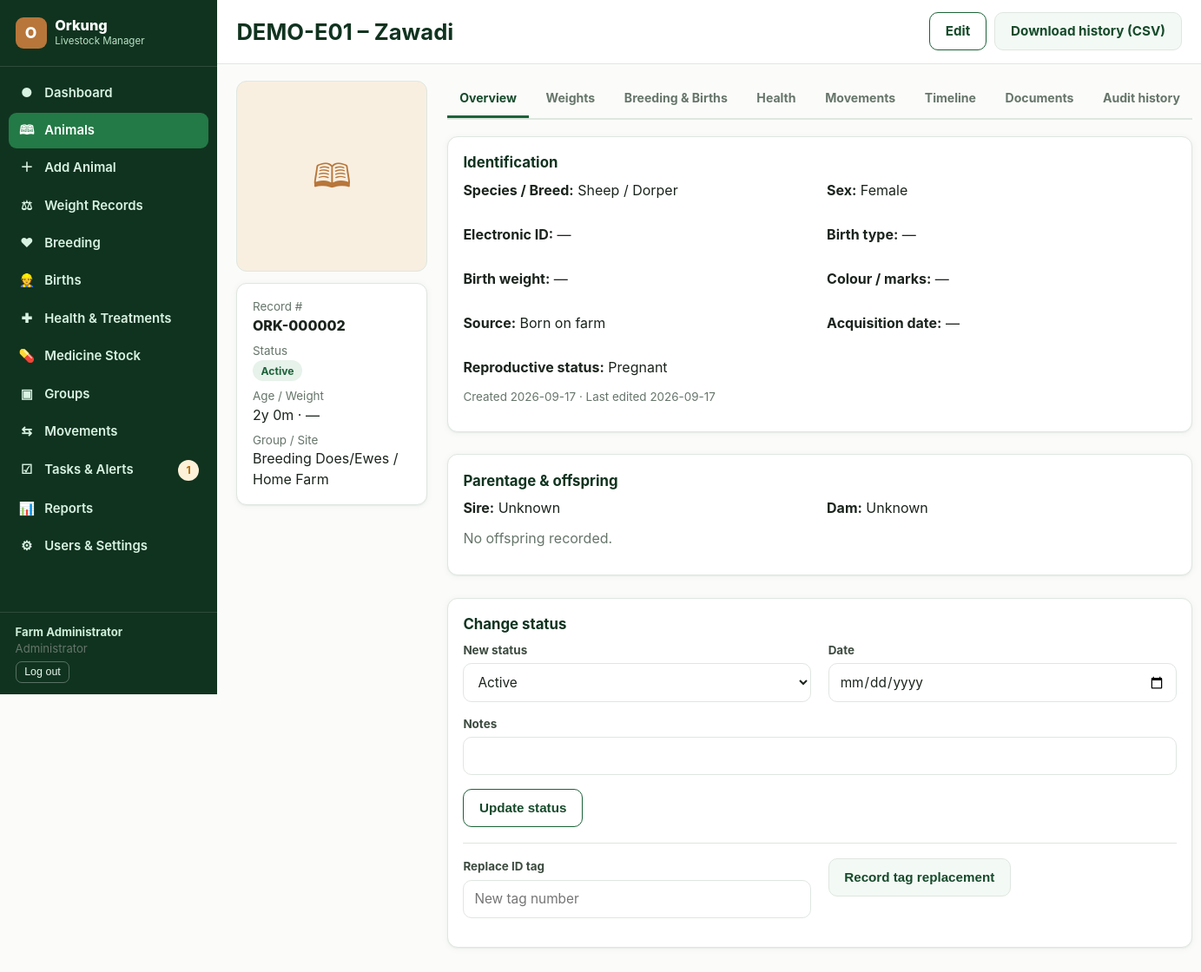
/animals/2 (signed in), run on the app's committed database.
### tables this page shows
CREATE TABLE users (
    id INTEGER PRIMARY KEY AUTOINCREMENT,
    username TEXT NOT NULL UNIQUE,
    password_hash TEXT NOT NULL,
    full_name TEXT NOT NULL,
    email TEXT,
    role TEXT NOT NULL CHECK(role IN ('admin','manager','worker','viewer','vet')),
    active INTEGER NOT NULL DEFAULT 1,
    created_at TEXT NOT NULL DEFAULT (datetime('now')),
    last_login TEXT
);

CREATE TABLE animals (
    id INTEGER PRIMARY KEY AUTOINCREMENT,
    record_no TEXT NOT NULL UNIQUE,          -- internal record number e.g. ORK-000123
    tag_id TEXT NOT NULL,                    -- ear tag / ID
    eid TEXT,                                -- electronic ID
    name TEXT,
    species_id INTEGER NOT NULL REFERENCES species(id),
    breed_id INTEGER REFERENCES breeds(id),
    sex TEXT NOT NULL CHECK(sex IN ('female','male')),
    dob TEXT,
    dob_estimated INTEGER NOT NULL DEFAULT 0,
    birth_type TEXT,                         -- single/twin/triplet/other
    birth_weight REAL,
    color_markings TEXT,
    sire_id INTEGER REFERENCES animals(id),
    dam_id INTEGER REFERENCES animals(id),
    current_group_id INTEGER REFERENCES groups_(id),
    current_site_id INTEGER REFERENCES sites(id),
    source TEXT NOT NULL DEFAULT 'born_on_farm' CHECK(source IN ('born_on_farm','purchased','transferred_in')),
    acquisition_date TEXT,
    supplier TEXT,
    reproductive_status TEXT NOT NULL DEFAULT 'not_breeding',
    status TEXT NOT NULL DEFAULT 'active' CHECK(status IN ('active','sold','transferred','slaughtered','missing','deceased')),
    status_date TEXT,
    status_notes TEXT,
    photo_path TEXT,
    notes TEXT,
    is_demo INTEGER NOT NULL DEFAULT 0,
    created_by INTEGER REFERENCES users(id),
    created_at TEXT NOT NULL DEFAULT (datetime('now')),
    updated_by INTEGER REFERENCES users(id),
    updated_at TEXT NOT NULL DEFAULT (datetime('now'))
);

CREATE TABLE groups_ (
    id INTEGER PRIMARY KEY AUTOINCREMENT,
    name TEXT NOT NULL,
    site_id INTEGER REFERENCES sites(id),
    description TEXT,
    active INTEGER NOT NULL DEFAULT 1,
    UNIQUE(name, site_id)
);

CREATE TABLE sites (
    id INTEGER PRIMARY KEY AUTOINCREMENT,
    name TEXT NOT NULL UNIQUE,
    description TEXT,
    active INTEGER NOT NULL DEFAULT 1
);

CREATE TABLE species (
    id INTEGER PRIMARY KEY AUTOINCREMENT,
    name TEXT NOT NULL UNIQUE,
    enabled INTEGER NOT NULL DEFAULT 1
);

CREATE TABLE breeds (
    id INTEGER PRIMARY KEY AUTOINCREMENT,
    species_id INTEGER NOT NULL REFERENCES species(id),
    name TEXT NOT NULL,
    UNIQUE(species_id, name)
);

### blueprints/animals.py (the view, shortened to what this page needs)
@bp.route("/<int:animal_id>")
@auth.login_required
def profile(animal_id):
    a = db.query(
        "SELECT a.*, sp.name AS species_name, b.name AS breed_name, gr.name AS group_name, s.name AS site_name "
        "FROM animals a LEFT JOIN species sp ON sp.id=a.species_id LEFT JOIN breeds b ON b.id=a.breed_id "
        "LEFT JOIN groups_ gr ON gr.id=a.current_group_id LEFT JOIN sites s ON s.id=a.current_site_id "
        "WHERE a.id=?", (animal_id,), one=True)
    if not a:
        abort(404)
    sire = db.query("SELECT * FROM animals WHERE id=?", (a["sire_id"],), one=True) if a["sire_id"] else None
    dam = db.query("SELECT * FROM animals WHERE id=?", (a["dam_id"],), one=True) if a["dam_id"] else None
    offspring = db.query("SELECT * FROM animals WHERE sire_id=? OR dam_id=? ORDER BY dob", (animal_id, animal_id))
    weights = db.query(
        "SELECT w.*, u.full_name AS recorder_name FROM weight_records w LEFT JOIN users u ON u.id=w.created_by "
        "WHERE w.animal_id=? ORDER BY w.measured_on", (animal_id,))
    weight_with_change = []
    prev = None
    weight_chart = helpers.line_chart_svg([(w["measured_on"][5:], w["weight_kg"]) for w in weights], color="#1c6238")
    breeding = db.query("SELECT * FROM breeding_records WHERE dam_id=? ORDER BY service_date DESC", (animal_id,))
    births = db.query("SELECT * FROM birth_records WHERE dam_id=? ORDER BY birth_date DESC", (animal_id,))
    health_obs = db.query("SELECT * FROM health_observations WHERE animal_id=? ORDER BY observation_date DESC", (animal_id,))
    treatments = db.query("SELECT t.*, m.name AS medicine_catalog_name FROM treatments t LEFT JOIN medicines m ON m.id=t.medicine_id "
                          "WHERE t.animal_id=? ORDER BY t.start_date DESC", (animal_id,))
    events = db.query("SELECT * FROM animal_events WHERE animal_id=? ORDER BY event_date DESC, id DESC", (animal_id,))
    group_history = db.query(
        "SELECT gm.*, g.name AS group_name FROM group_memberships gm LEFT JOIN groups_ g ON g.id=gm.group_id "
        "WHERE gm.animal_id=? ORDER BY gm.start_date DESC", (animal_id,))
    attachments = db.query("SELECT * FROM attachments WHERE entity_type='animal' AND entity_id=? ORDER BY uploaded_at DESC", (animal_id,))
    comments = db.query("SELECT c.*, u.full_name FROM comments c LEFT JOIN users u ON u.id=c.created_by WHERE c.animal_id=? ORDER BY c.created_at DESC", (animal_id,))
    audit_rows = db.query("SELECT * FROM audit_log WHERE entity_type='animal' AND entity_id=? ORDER BY ts DESC LIMIT 50", (animal_id,))
    timeline = []
    for w in weights:
        timeline.append(dict(date=w["measured_on"], title=f"Weight recorded: {w['weight_kg']} kg", kind="weight"))
    for e in events:
        timeline.append(dict(date=e["event_date"], title=e["event_type"].replace("_", " ").title(), kind="event"))
    for t in treatments:
        timeline.append(dict(date=t["start_date"], title=f"Treatment: {t['treatment_type'] or t['medicine_name'] or 'recorded'}", kind="health"))
    for h in health_obs:
        timeline.append(dict(date=h["observation_date"], title=f"Health observation: {h['symptoms'] or ''}"[:80], kind="health"))
    for b in births:
        timeline.append(dict(date=b["birth_date"], title=f"Gave birth ({b['born_alive']} alive)", kind="birth"))
    if a["dob"]:
        timeline.append(dict(date=a["dob"], title="Born" if a["source"] == "born_on_farm" else "Date of birth", kind="birth"))
    if a["acquisition_date"]:
        timeline.append(dict(date=a["acquisition_date"], title=f"{a['source'].replace('_',' ').title()}", kind="event"))
    timeline.sort(key=lambda x: x["date"] or "", reverse=True)
    tab = request.args.get("tab", "overview")
    return render_template("animal_profile.html", a=a, sire=sire, dam=dam, offspring=offspring,
                           weights=weight_with_change, weight_chart=weight_chart,
                           breeding=breeding, births=births, health_obs=health_obs, treatments=treatments,
                           events=events, group_history=group_history, attachments=attachments,
                           comments=comments, audit_rows=audit_rows, timeline=timeline, tab=tab,
                           today_str=db.today_str())

### templates/animal_profile.html (shortened to what this page needs)
{% extends "base.html" %}
{% block heading %}{{ a.tag_id }}{% if a.name %} &ndash; {{ a.name }}{% endif %}{% endblock %}
{% block topbar_actions %}
{% if current_user.role in ('admin','manager','worker') %}
<a class="btn secondary" href="{{ url_for('animals.edit', animal_id=a.id) }}">Edit</a>
{% endif %}
<a class="btn subtle" href="{{ url_for('animals.export_history_csv', animal_id=a.id) }}">Download history (CSV)</a>
{% endblock %}
{% block content %}
<div class="grid" style="grid-template-columns: 220px 1fr; gap:1.4rem;">
  <div>
    {% if a.photo_path %}
      <img class="avatar-photo" src="{{ url_for('uploaded_file', filename=a.photo_path) }}" alt="Photo of {{ a.tag_id }}">
    {% else %}
      <div class="avatar-photo placeholder">&#128366;</div>
    {% endif %}
    <div class="card" style="margin-top:.8rem;">
      <div class="small muted">Record #</div><div style="font-weight:800;">{{ a.record_no }}</div>
      <div class="small muted" style="margin-top:.5rem;">Status</div>
      <div>
        {% if a.status == 'active' %}<span class="pill green">Active</span>
        {% elif a.status == 'missing' %}<span class="pill red">Missing</span>
        {% else %}<span class="pill gray">{{ a.status|capitalize }}</span>{% endif %}
      </div>
      <div class="small muted" style="margin-top:.5rem;">Age / Weight</div>
      <div>{{ a.dob|age(a.dob_estimated) }} &middot; {{ weights[-1].row.weight_kg if weights else '—' }}{% if weights %} kg{% endif %}</div>
      <div class="small muted" style="margin-top:.5rem;">Group / Site</div>
      <div>{{ a.group_name or '—' }} / {{ a.site_name or '—' }}</div>
    </div>
  </div>
  <div>
    <div class="tabs">
      <a href="?tab=overview" class="{{ 'active' if tab=='overview' }}">Overview</a>
      <a href="?tab=weights" class="{{ 'active' if tab=='weights' }}">Weights</a>
      <a href="?tab=breeding" class="{{ 'active' if tab=='breeding' }}">Breeding &amp; Births</a>
      <a href="?tab=health" class="{{ 'active' if tab=='health' }}">Health</a>
      <a href="?tab=movements" class="{{ 'active' if tab=='movements' }}">Movements</a>
      <a href="?tab=timeline" class="{{ 'active' if tab=='timeline' }}">Timeline</a>
      <a href="?tab=documents" class="{{ 'active' if tab=='documents' }}">Documents</a>
      {% if current_user.role in ('admin','viewer') %}<a href="?tab=audit" class="{{ 'active' if tab=='audit' }}">Audit history</a>{% endif %}
    </div>
    {% if tab == 'overview' %}
      <div class="card section">
        <h3>Identification</h3>
        <div class="grid cols-2">
          <p><strong>Species / Breed:</strong> {{ a.species_name }} / {{ a.breed_name or '—' }}</p>
          <p><strong>Sex:</strong> {{ a.sex|capitalize }}</p>
          <p><strong>Electronic ID:</strong> {{ a.eid or '—' }}</p>
          <p><strong>Birth type:</strong> {{ a.birth_type or '—' }}</p>
          <p><strong>Birth weight:</strong> {{ a.birth_weight or '—' }}{% if a.birth_weight %} kg{% endif %}</p>
          <p><strong>Colour / marks:</strong> {{ a.color_markings or '—' }}</p>
          <p><strong>Source:</strong> {{ a.source.replace('_',' ')|capitalize }} {% if a.supplier %}({{ a.supplier }}){% endif %}</p>
          <p><strong>Acquisition date:</strong> {{ a.acquisition_date|fmtdate }}</p>
          <p><strong>Reproductive status:</strong> {{ a.reproductive_status.replace('_',' ')|capitalize }}</p>
        </div>
        <p class="small muted">Created {{ a.created_at|fmtdate }} &middot; Last edited {{ a.updated_at|fmtdate }}</p>
      </div>
      <div class="card section">
        <h3>Parentage &amp; offspring</h3>
        <div class="grid cols-2">
          <p><strong>Sire:</strong> {% if sire %}<a href="{{ url_for('animals.profile', animal_id=sire.id) }}">{{ sire.tag_id }}</a>{% else %}Unknown{% endif %}</p>
          <p><strong>Dam:</strong> {% if dam %}<a href="{{ url_for('animals.profile', animal_id=dam.id) }}">{{ dam.tag_id }}</a>{% else %}Unknown{% endif %}</p>
        </div>
        {% if offspring %}
        <div class="table-wrap"><table class="data"><thead><tr><th>Tag</th><th>Name</th><th>DOB</th><th>Sex</th></tr></thead><tbody>
          {% for o in offspring %}<tr><td data-label="Tag"><a href="{{ url_for('animals.profile', animal_id=o.id) }}">{{ o.tag_id }}</a></td><td data-label="Name">{{ o.name or '—' }}</td><td data-label="DOB">{{ o.dob|fmtdate }}</td><td data-label="Sex">{{ o.sex|capitalize }}</td></tr>{% endfor %}
        </tbody></table></div>
        {% else %}<p class="muted">No offspring recorded.</p>{% endif %}
      </div>
      {% if current_user.role in ('admin','manager') %}
      <div class="card section">
        <h3>Change status</h3>
        <form method="post" action="{{ url_for('animals.change_status', animal_id=a.id) }}" class="form-grid">
          <div class="field">
            <label>New status</label>
            <select name="status">
              {% for v,l in [('active','Active'),('sold','Sold'),('transferred','Transferred'),('slaughtered','Slaughtered'),('missing','Missing'),('deceased','Deceased')] %}
              <option value="{{ v }}" {{ 'selected' if a.status==v }}>{{ l }}</option>{% endfor %}
            </select>
          </div>
          <div class="field"><label>Date</label><input type="date" name="event_date" value="{{ a.status_date or '' }}"></div>
          <div class="field" style="grid-column:1/-1;"><label>Notes</label><input type="text" name="notes" value=""></div>
          <div><button class="btn secondary" type="submit" data-confirm="Change this animal's status? Its full history will be preserved.">Update status</button></div>
        </form>
        <hr class="divider">
        <form method="post" action="{{ url_for('animals.tag_replace', animal_id=a.id) }}" class="form-grid">
          <div class="field"><label>Replace ID tag</label><input type="text" name="new_tag" placeholder="New tag number"></div>
          <div><button class="btn subtle" type="submit">Record tag replacement</button></div>
        </form>
      </div>
      {% endif %}
    {% endif %}
  </div>
</div>
{% endblock %}

### templates/base.html (shortened to what this page needs)
<!doctype html>
<html lang="en">
<head>
<link rel="stylesheet" href="{{ url_for('static', filename='css/style.css') }}">
</head>
<body>
{% macro navlinks() %}
  {% if 'dashboard' in nav %}<a href="{{ url_for('dashboard.index') }}" class="{{ 'active' if request.endpoint=='dashboard.index' }}"><span class="ic">&#9679;</span> Dashboard</a>{% endif %}
  {% if 'animals' in nav %}<a href="{{ url_for('animals.list_view') }}" class="{{ 'active' if request.endpoint and request.endpoint.startswith('animals.') and request.endpoint!='animals.add' }}"><span class="ic">&#128366;</span> Animals</a>{% endif %}
  {% if 'add_animal' in nav %}<a href="{{ url_for('animals.add') }}" class="{{ 'active' if request.endpoint=='animals.add' }}"><span class="ic">&#65291;</span> Add Animal</a>{% endif %}
  {% if 'weights' in nav %}<a href="{{ url_for('weights.index') }}" class="{{ 'active' if request.endpoint and request.endpoint.startswith('weights.') }}"><span class="ic">&#9878;</span> Weight Records</a>{% endif %}
  {% if 'breeding' in nav %}<a href="{{ url_for('breeding.index') }}" class="{{ 'active' if request.endpoint=='breeding.index' }}"><span class="ic">&#9829;</span> Breeding</a>{% endif %}
  {% if 'births' in nav %}<a href="{{ url_for('breeding.births') }}" class="{{ 'active' if request.endpoint=='breeding.births' }}"><span class="ic">&#128119;</span> Births</a>{% endif %}
  {% if 'health' in nav %}<a href="{{ url_for('health.index') }}" class="{{ 'active' if request.endpoint and request.endpoint.startswith('health.') }}"><span class="ic">&#10010;</span> Health &amp; Treatments</a>{% endif %}
  {% if 'health' in nav %}<a href="{{ url_for('stock.index') }}" class="{{ 'active' if request.endpoint and request.endpoint.startswith('stock.') }}"><span class="ic">&#128138;</span> Medicine Stock</a>{% endif %}
  {% if 'groups' in nav %}<a href="{{ url_for('groups.index') }}" class="{{ 'active' if request.endpoint=='groups.index' }}"><span class="ic">&#9635;</span> Groups</a>{% endif %}
  {% if 'movements' in nav %}<a href="{{ url_for('groups.movements') }}" class="{{ 'active' if request.endpoint=='groups.movements' }}"><span class="ic">&#8646;</span> Movements</a>{% endif %}
  {% if 'tasks' in nav %}<a href="{{ url_for('tasks.index') }}" class="{{ 'active' if request.endpoint and request.endpoint.startswith('tasks.') }}"><span class="ic">&#9745;</span> Tasks &amp; Alerts {% if pending_tasks %}<span class="pill amber" style="margin-left:auto">{{ pending_tasks }}</span>{% endif %}</a>{% endif %}
  {% if 'reports' in nav %}<a href="{{ url_for('reports.index') }}" class="{{ 'active' if request.endpoint and request.endpoint.startswith('reports.') }}"><span class="ic">&#128202;</span> Reports</a>{% endif %}
  {% if 'admin' in nav %}<a href="{{ url_for('admin.users') }}" class="{{ 'active' if request.endpoint and request.endpoint.startswith('admin.') }}"><span class="ic">&#9881;</span> Users &amp; Settings</a>{% endif %}
{% endmacro %}
{% if current_user %}
<div class="app-shell">
  <aside class="sidebar" id="desktopSidebar">
    <div class="brand"><div class="mark">O</div><div><div class="name">Orkung</div><div class="tag">Livestock Manager</div></div></div>
    <nav>{{ navlinks() }}</nav>
    <div class="footer-user">
      <div><strong>{{ current_user.full_name }}</strong></div>
      <div class="muted">{{ role_labels[current_user.role] }}</div>
      <form method="post" action="{{ url_for('auth.logout') }}"><button type="submit">Log out</button></form>
    </div>
  </aside>
  <div class="main">
    <div class="topbar">
      <h1>{% block heading %}{% endblock %}</h1>
      <div class="btn-row no-print">{% block topbar_actions %}{% endblock %}</div>
    </div>
    <div class="content">
      {% block content %}{% endblock %}
    </div>
  </div>
</div>
{% else %}
  {% block guest_content %}{% endblock %}
{% endif %}
</body>
</html>

### data on the page
users: full_name "Farm Administrator", role "Administrator"
animals: tag_id "DEMO-E01", name "Zawadi", record_no "ORK-000002", dob|age "2y 0m", sex "Female", source.replace "Born on farm", reproductive_status.replace "Pregnant", created_at|fmtdate "2026-09-17", updated_at|fmtdate "2026-09-17"
groups_: name "Breeding Does/Ewes"
sites: name "Home Farm"
species: species_name "Sheep"
breeds: name "Dorper"

### other printed values
{{ weights[-1].row.weight_kg if weights else '—' }} "—"
{{ a.eid or '—' }} "—"
{{ a.birth_type or '—' }} "—"
{{ a.birth_weight or '—' }} "—"
{{ a.color_markings or '—' }} "—"
{{ a.acquisition_date|fmtdate }} "—"
form field status "Active"
